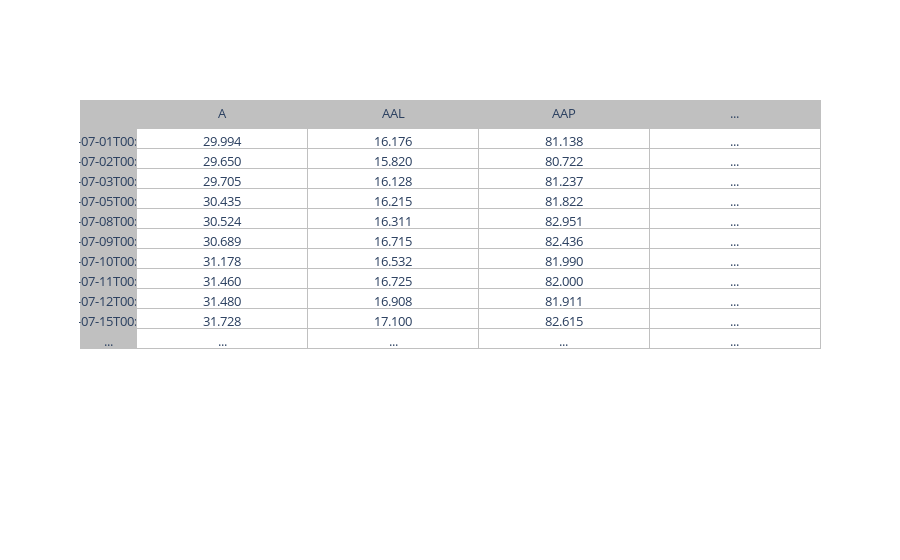

The code cell stored with this chart in its notebook:
### Markdown cell above
### View Data
Run the cell below to see what the data looks like for `close`.

### Code cell
project_helper.print_dataframe(close)

### Figure 1 — Plotly figure (JSON) as saved in the notebook; plotly's stock layout.template omitted (floating-point values rounded to 4 significant figures)
{"data": [{"cells": {"fill": {"color": ["silver", "white"]}, "font": {"size": 13}, "line": {"color": "silver"}, "values": [["2013-07-01T00:00:00", "2013-07-02T00:00:00", "2013-07-03T00:00:00", "2013-07-05T00:00:00", "2013-07-08T00:00:00", "2013-07-09T00:00:00", "2013-07-10T00:00:00", "2013-07-11T00:00:00", "2013-07-12T00:00:00", "2013-07-15T00:00:00", "..."], ["29.994", "29.650", "29.705", "30.435", "30.524", "30.689", "31.178", "31.460", "31.480", "31.728", "..."], ["16.176", "15.820", "16.128", "16.215", "16.311", "16.715", "16.532", "16.725", "16.908", "17.100", "..."], ["81.138", "80.722", "81.237", "81.822", "82.951", "82.436", "81.990", "82.000", "81.911", "82.615", "..."], ["...", "...", "...", "...", "...", "...", "...", "...", "...", "...", "..."]]}, "columnwidth": [1, 3], "header": {"fill": {"color": "silver"}, "font": {"size": 13}, "line": {"color": "silver"}, "values": ["", "A", "AAL", "AAP", "..."]}, "type": "table"}], "layout": {"autosize": true}}
